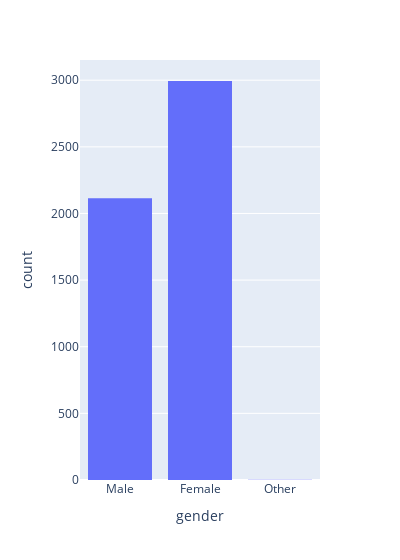

The code cell stored with this chart in its notebook:
### Code cell
fig = px.histogram(df, x='gender', width = 400)
fig.show()

### Figure 1 — Plotly figure (JSON) as saved in the notebook; plotly's stock layout.template omitted (floating-point values rounded to 4 significant figures; data arrays with more than 128 entries replaced by an {"elided": "..."} marker saying what was removed)
{"data": [{"alignmentgroup": "True", "bingroup": "x", "hovertemplate": "gender=%{x}<br>count=%{y}<extra></extra>", "legendgroup": "", "marker": {"color": "#636efa", "pattern": {"shape": ""}}, "name": "", "offsetgroup": "", "orientation": "v", "showlegend": false, "type": "histogram", "x": {"elided": "5110 str values"}, "xaxis": "x", "yaxis": "y"}], "layout": {"barmode": "relative", "legend": {"tracegroupgap": 0}, "margin": {"t": 60}, "width": 400, "xaxis": {"anchor": "y", "domain": [0, 1], "title": {"text": "gender"}}, "yaxis": {"anchor": "x", "domain": [0, 1], "title": {"text": "count"}}}}
